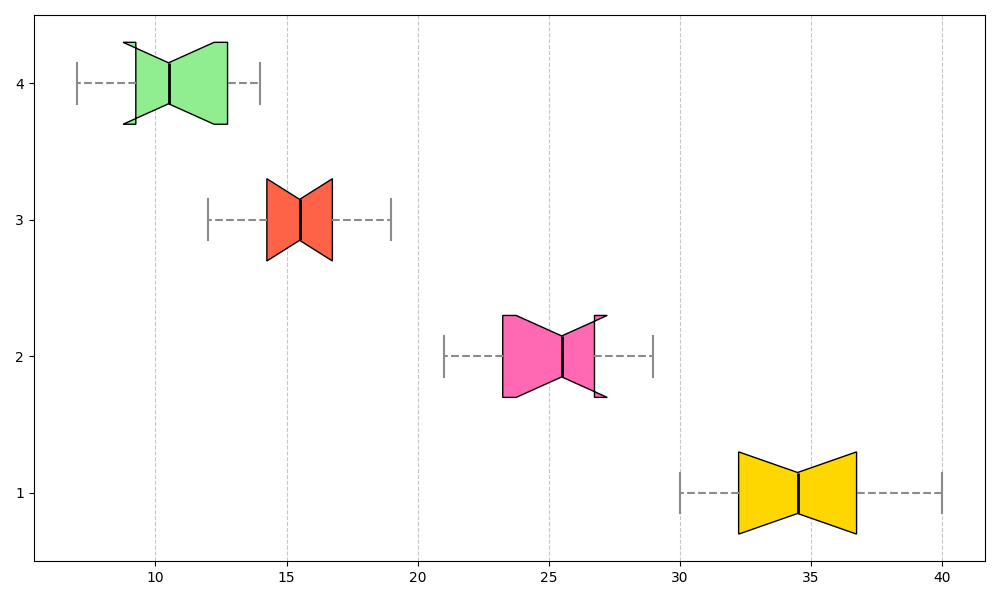

This chart was generated by the following Python code:
import matplotlib.pyplot as plt

# Altered data for the box plot (manually shuffled)
apple_yield = [38, 30, 35, 40, 32, 33, 34, 31, 36, 37]  # original: [30, 35, 40, 32, 33, 36, 38, 37, 34, 31]
orange_yield = [26, 21, 28, 22, 27, 23, 26, 25, 29, 24]  # original: [25, 28, 22, 26, 29, 24, 21, 27, 23, 26]
pear_yield = [13, 17, 15, 18, 15, 16, 16, 14, 19, 12]  # original: [15, 17, 13, 18, 16, 14, 19, 12, 16, 15]
cherry_yield = [12, 13, 10, 11, 13, 14, 9, 8, 7, 10]   # original: [10, 13, 9, 11, 14, 8, 7, 10, 12, 13]

data = [apple_yield, orange_yield, pear_yield, cherry_yield]

fig, ax = plt.subplots(figsize=(10, 6))
boxplot = ax.boxplot(data, vert=False, patch_artist=True, widths=0.6, notch=True)
colors = ['#FFD700', '#FF69B4', '#FF6347', '#90EE90']
for patch, color in zip(boxplot['boxes'], colors):
    patch.set_facecolor(color)

for whisker in boxplot['whiskers']:
    whisker.set(color='#8B8B8B', linewidth=1.5, linestyle='--')
for cap in boxplot['caps']:
    cap.set(color='#8B8B8B', linewidth=1.5)
for median in boxplot['medians']:
    median.set(color='black', linewidth=2)

ax.xaxis.grid(True, linestyle='--', alpha=0.7)
ax.set_axisbelow(True)
plt.tight_layout()
plt.show()
